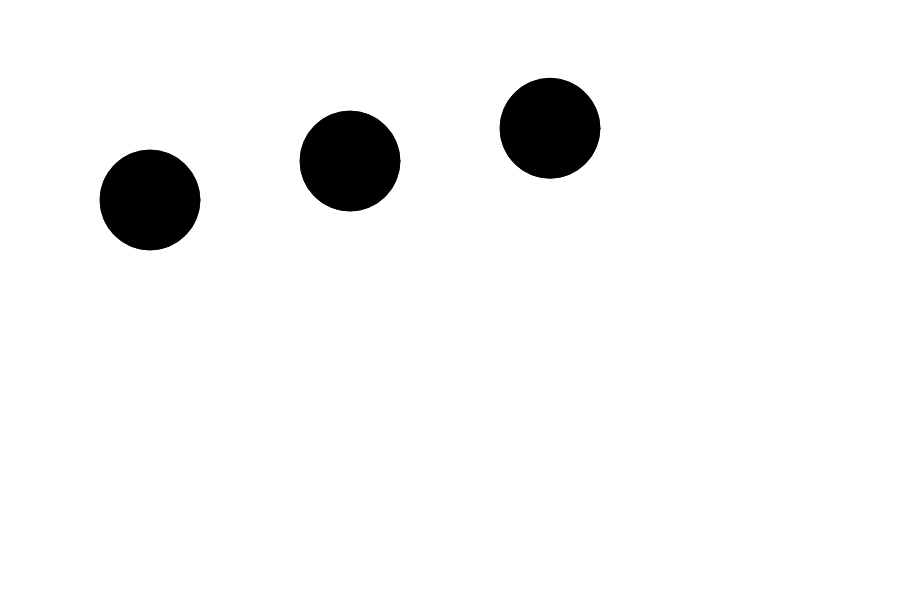
Frame 1 (no input)
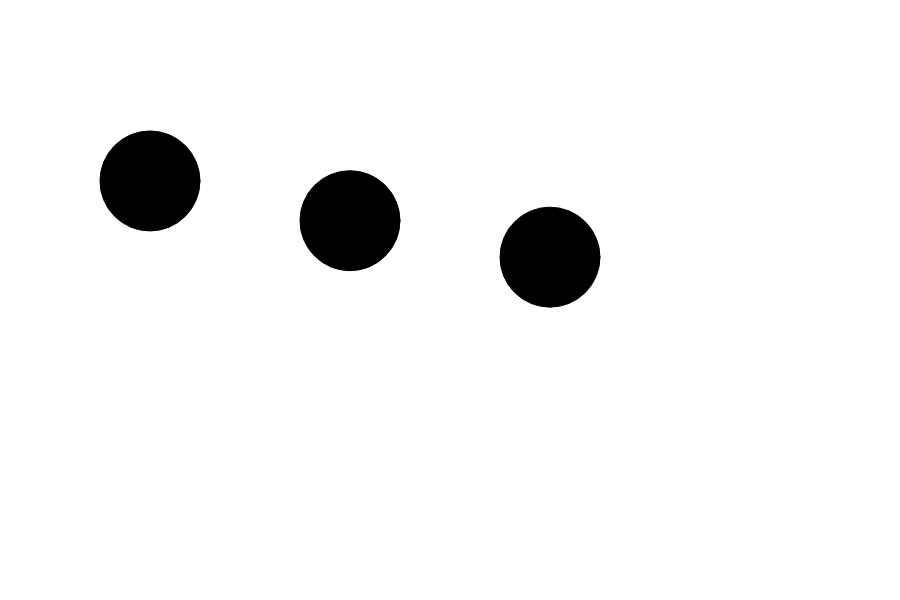
Frame 60 (no input)
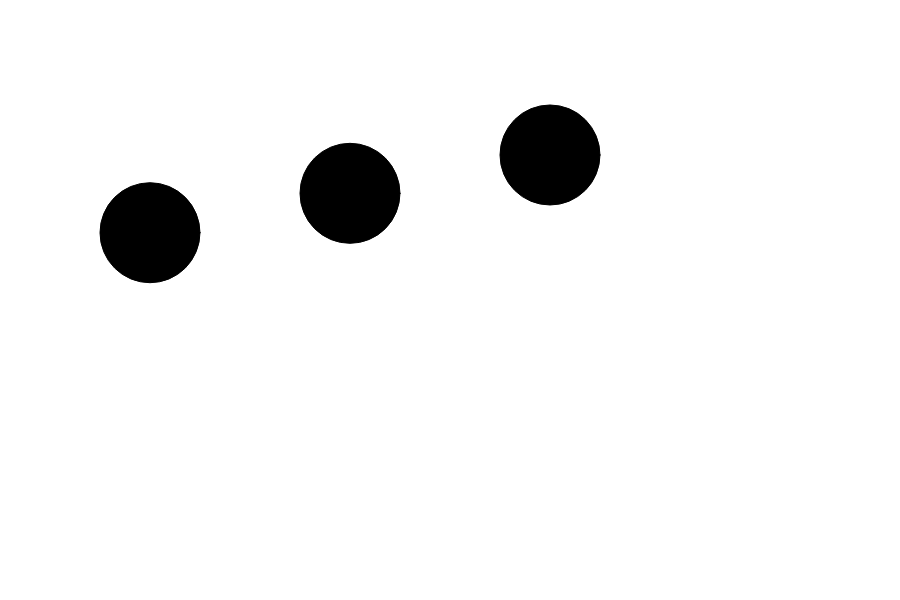
Frame 120 (the mouse pressed at the canvas centre since frame 60)

The p5.js sketch that drew these frames (run headless with seeded random() and noise() and a simulated clock; from frame 60 on, the mouse is pressed at the canvas centre):

// p5.js sketch
// ── sketch.js
var angle = 0;
var offset = 200;
var scalar = 100;
var speed = 0.05;
var r = 100

function setup() {
  createCanvas(900, 600)
  fill(0)
}

function draw() {
  background(255)

  var y1 = offset - sin(angle)*scalar
  var y2 = offset - sin(angle + 0.4)*scalar
  var y3 = offset - sin(angle + 0.8)*scalar

  ellipse(150, y1, r, r)
  ellipse(350, y2, r, r)
  ellipse(550, y3, r, r)

  angle += speed

}
